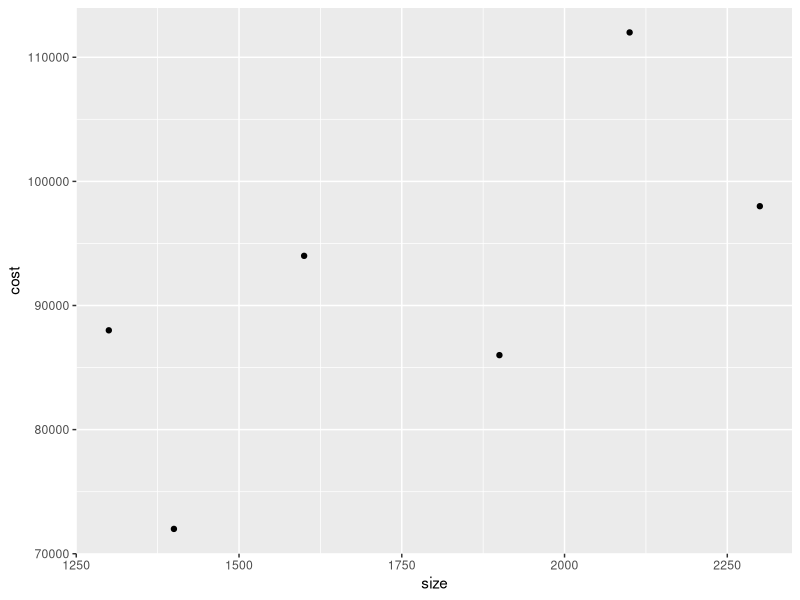

Write R code to recreate this figure.
library(tidyverse)
# checking linearity

data <- tibble(size = c(13,14,16,19,21,23)*100,
               cost = c(88,72,94,86,112,98)*1000)
data %>% ggplot(aes(size,cost)) + geom_point()

# interpolation

mean(c(112,98))*1000

model <- lm(cost~size, data = data)
predict(model, newdata = data.frame(size = 2200))


# Trust
##Nope, nope, nopety-no



# Grouping Data

data %>% 
  filter(size < 1500) %>% 
  summarise(svar = mean(cost))

# Grouping Data 2

data %>% 
  group_by(round(size %/% 500)) %>% 
  summarise(svar = mean(cost))

# Grouping Data 3
data %>% 
  group_by(round(size %/% 500)) %>% 
  summarise(svar = mean(cost))
# Bar charts

# Histograms

# Histograms 2


# Age Distribution

# Summary
